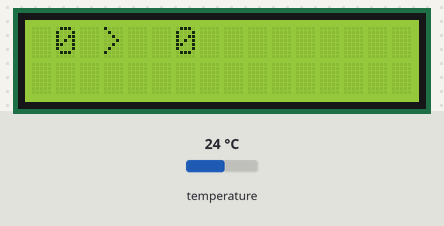
Bench run of a sketch on a simulated Arduino Uno, built with avr-gcc and run on an emulated ATmega328P. Parts: 16×2 character LCD. The inputs (shaded band) are chosen by the test bench; at power-on: temperature 24 °C. What the sketch prints to the serial monitor is not drawn.

Above: at 3.6 s.
3.7 s: temperature set to 12 °C
At 5.0 s:
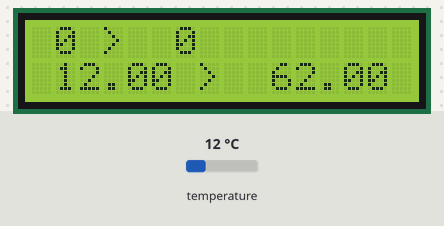
7.6 s: temperature set to 19 °C
At 10.6 s:
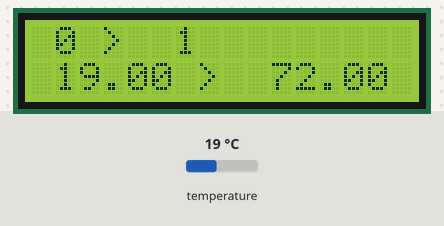
11.6 s: temperature set to 28 °C
At 13.0 s:
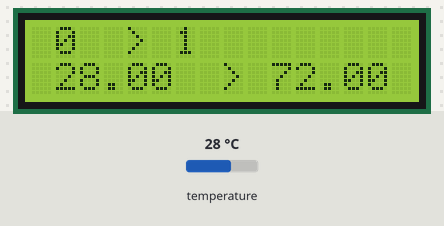
Timing chart, 0 to 14.6 s (numbered marks = the images above; inputs shaded):
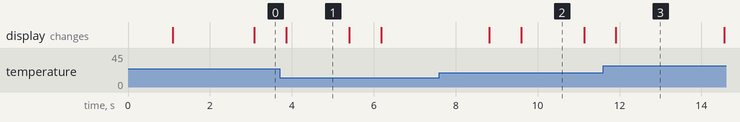

The sketch:

MaischProgram.ino
```cpp
// includes

// std
#include <Wire.h>
// lib
#include <LiquidCrystal_I2C.h>
// zip lib
#include <DallasTemperature.h>
#include <RCSwitch.h>
#include <PID_v1.h>

// setup OneWire
#define ONE_WIRE_BUS 13
OneWire oneWire(ONE_WIRE_BUS);

// setup TempSensor
DallasTemperature sensors(&oneWire);

// LCD
LiquidCrystal_I2C lcd(0x27,2,16);

// RCSwitch
RCSwitch sender = RCSwitch();

// define Enum
enum
{
  ON  = 2659447, OFF = 2659446
};

// variables

// LCD framerate
unsigned long int timePoint1, timePoint2;

const unsigned long int timeIntervall = 1000;

bool lcdSwitch = true;

// PID
double wantedTemp;
double currentTemp;
double PIDresult;

PID PIDfast(&currentTemp,&PIDresult,&wantedTemp,1000,1,0,DIRECT);
PID PIDslow(&currentTemp,&PIDresult,&wantedTemp,400,1,0,DIRECT);

const unsigned long int highOutputLimit = 5000;

unsigned long int PIDtime;

// phases

const double degrees[3] = {52.0,62.0,72.0};
const unsigned int minutes[3] = {0,0,1};
unsigned long int milliseconds[3];
unsigned int instructionCount;

unsigned long int phaseTimePoint;
unsigned int phaseCounter = 0;


void setup()
{
  // lcd init
  lcd.init();
  lcd.backlight();
  lcd.clear();
  lcd.print("Init LCD");
  delay(1000);
  lcd.clear();

  // sender initialized on digital Pin 2
  sender.enableTransmit(2);

  // temp
  sensors.begin();

  // init timePoint1
  timePoint1 = millis();

  // init PID
  PIDfast.SetOutputLimits(0,highOutputLimit);
  PIDfast.SetMode(AUTOMATIC);
  PIDslow.SetOutputLimits(0,highOutputLimit);
  PIDslow.SetMode(AUTOMATIC);

  // sender
  sender.send(ON,24);

  // minutes to milliseconds
  instructionCount = (sizeof(degrees) / sizeof(double));
  phaseTimePoint = millis();
  for(int i = 0; i < instructionCount; i ++)
  {
    milliseconds[i] = minutes[i] * 60000;
  }

  // first phase
  wantedTemp = degrees[phaseCounter];

  // Serial Monitor for debugging
  Serial.begin(9600);

  // innit PIDtime
  PIDtime = millis();
}


// define Lambda
auto temp = []()
  ->double
  {
    sensors.requestTemperatures();
    float temp = sensors.getTempCByIndex(0);
    return static_cast<double>(temp);
  };

void loop()
{
  // update Temp
  currentTemp = temp();

  // update PID
  TempController();

  // update phase schedule
  if((millis() - phaseTimePoint) > milliseconds[phaseCounter])
  {
    phaseCounter ++;
    wantedTemp = degrees[phaseCounter];
    phaseTimePoint = millis();
  }

  // lcd update event
  if((millis()-timePoint1) > timeIntervall)
  {
    timePoint1 = millis();
    PrintToLCD();
  }
  Serial.print("[DEBUG] PID-Result: ");
  Serial.println(PIDresult);
  Serial.print(":");
  Serial.println(millis() - PIDtime);
}

void TempController()
{
  if(temp() <= (wantedTemp - 8)) // PID fast
  {
    PIDfast.Compute();
    HeatingController(); // adjust heating
  }
  else // PID slow
  {
    PIDslow.Compute();
    HeatingController(); // adjust heating
  }
}

void HeatingController()
{
  if((millis() - PIDtime) > PIDresult) // if time > wanted time
  {
    sender.send(OFF,24); // turn heating off
  }
  if((millis() - PIDtime) > highOutputLimit) // if timeframe is over
  {
    PIDtime = millis();
    delay(200);
    sender.send(ON,24); // turn heating on

  }

  if(phaseCounter > (instructionCount-1)) // when there are no more instructions
  {
     sender.send(OFF,24); // turn off heating
     delay(200);
     sender.send(OFF,24);
     lcd.clear();
     lcd.print("Finished all instructions!");
     wantedTemp = 0;
     delay(10000);
  }

}

void PrintToLCD()
{
  // clear
  lcd.clear();
  // times
  if(lcdSwitch)
  {
    lcdSwitch = false;
    lcd.setCursor(1,0);
    //lcd.print((millis()-phaseTimePoint) + " >  " + minutes[phaseCounter]);
    lcd.print((millis()-phaseTimePoint)/60000);
    lcd.print(" >  ");
    lcd.print(minutes[phaseCounter]);
    lcd.setCursor(1,1);
    //lcd.print(temp() + " >  " + degrees[phaseCounter]);
    lcd.print(temp());
    lcd.print(" >  ");
    lcd.print(degrees[phaseCounter]);
  }
  else
  {
    lcdSwitch = true;
    lcd.setCursor(1,0);
    //lcd.print((millis()-phaseTimePoint) + "  > " + minutes[phaseCounter]);
    lcd.print((millis()-phaseTimePoint)/60000);
    lcd.print("  > ");
    lcd.print(minutes[phaseCounter]);
    lcd.setCursor(1,1);
    //lcd.print(temp() + "  > " + degrees[phaseCounter]);
    lcd.print(temp());
    lcd.print("  > ");
    lcd.print(degrees[phaseCounter]);
  }
}
```

Measured:
- what the display in image 1 shows lasts 1.5 s, from 3.9 s to 5.4 s
